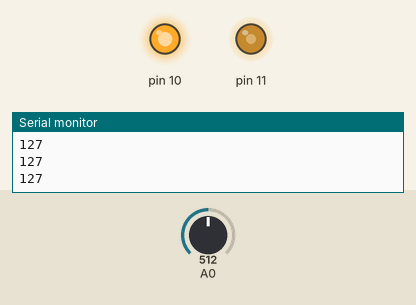
Simulated run of this sketch. Board: Arduino Uno, built with avr-gcc and run on an emulated ATmega328P. Parts: output pins drawn as LEDs (lit = HIGH), the last lines printed to the serial monitor. Inputs (shaded band) come from the test bench; at power-on: A0 = 512.

Above: at 1.2 s.
1.3 s: A0 set to 716
At 2.2 s:
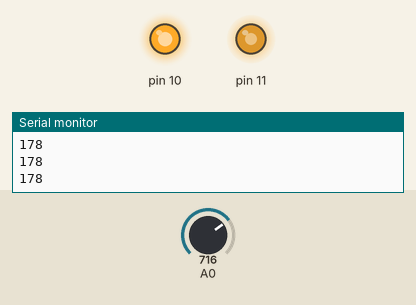
2.8 s: A0 set to 900
At 3.5 s:
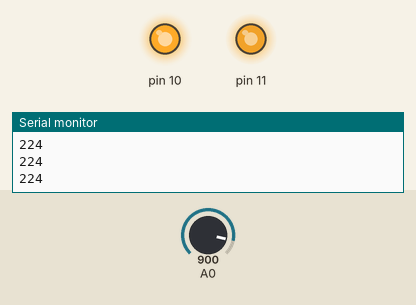
4.3 s: A0 set to 122
At 5.5 s:
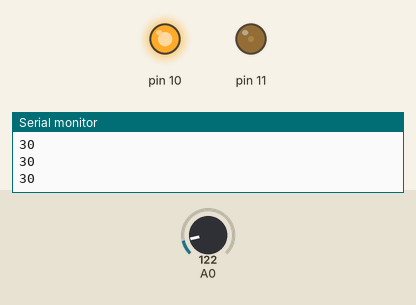
5.8 s: A0 set to 0
At 6.8 s:
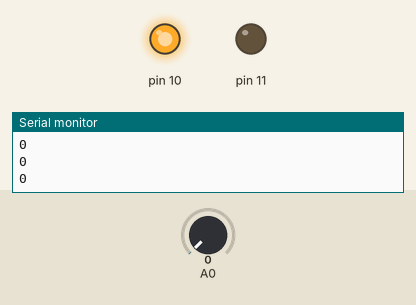
7.3 s: A0 set to 511
At 8.0 s:
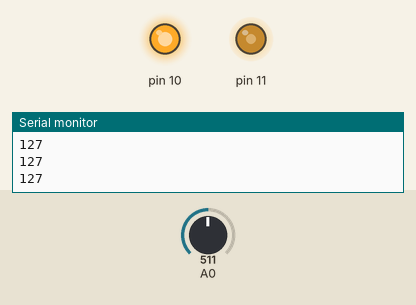
Timing chart, 0 to 9.8 s (numbered marks = the images above; inputs shaded):
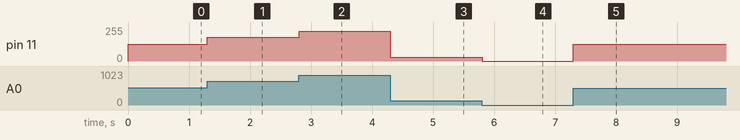

Measured:
- after the input at 1.3 s, pin 11: 127/255 → 178/255 at once
- after the input at 2.8 s, pin 11: 178/255 → 224/255 at once
- after the input at 4.3 s, pin 11: 224/255 → 30/255 at once
- after the input at 5.8 s, pin 11: 30/255 → 0/255 at once
- after the input at 7.3 s, pin 11: 0/255 → 127/255 at once

The sketch:

HerausfindenDurchPoti.ino
```cpp
void setup()
{
    Serial.begin(9600);
    pinMode(11, OUTPUT);
    pinMode(10, OUTPUT);
    digitalWrite(10, HIGH);
}

void loop()
{
    int wert = map(analogRead(A0), 0, 1023, 0, 255);
    analogWrite(11, wert);
    Serial.println(wert);
}
```
